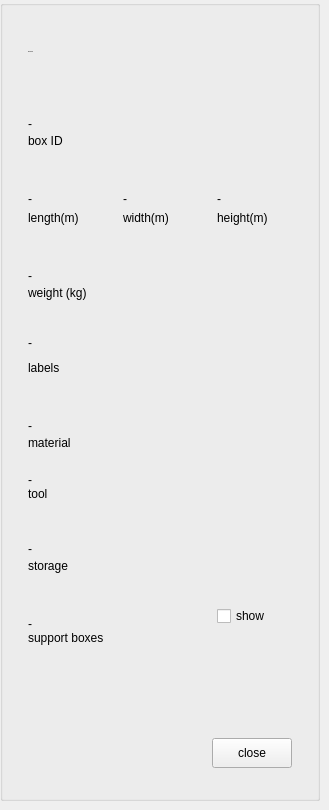
          <widget class="QWidget" name="box">
           <widget class="QGroupBox" name="boxinfo_grp">
            <property name="geometry">
             <rect>
              <x>0</x>
              <y>0</y>
              <width>320</width>
              <height>801</height>
             </rect>
            </property>
            <property name="sizePolicy">
             <sizepolicy hsizetype="Fixed" vsizetype="Expanding">
              <horstretch>0</horstretch>
              <verstretch>0</verstretch>
             </sizepolicy>
            </property>
            <property name="minimumSize">
             <size>
              <width>300</width>
              <height>0</height>
             </size>
            </property>
            <property name="maximumSize">
             <size>
              <width>320</width>
              <height>16777215</height>
             </size>
            </property>
            <property name="title">
             <string/>
            </property>
            <property name="class" stdset="0">
             <string>info_grp</string>
            </property>
            <layout class="QVBoxLayout" name="verticalLayout_2">
             <property name="spacing">
              <number>0</number>
             </property>
             <property name="leftMargin">
              <number>25</number>
             </property>
             <property name="topMargin">
              <number>25</number>
             </property>
             <property name="rightMargin">
              <number>25</number>
             </property>
             <property name="bottomMargin">
              <number>25</number>
             </property>
             <item>
              <layout class="QHBoxLayout" name="horizontalLayout_2">
               <item>
                <widget class="QLabel" name="group_title_3">
                 <property name="sizePolicy">
                  <sizepolicy hsizetype="Preferred" vsizetype="Fixed">
                   <horstretch>0</horstretch>
                   <verstretch>0</verstretch>
                  </sizepolicy>
                 </property>
                 <property name="minimumSize">
                  <size>
                   <width>0</width>
                   <height>40</height>
                  </size>
                 </property>
                 <property name="font">
                  <font>
                   <family>AvenirNext LT Pro Regular</family>
                   <pointsize>-1</pointsize>
                  </font>
                 </property>
                 <property name="text">
                  <string>Box Details</string>
                 </property>
                 <property name="indent">
                  <number>0</number>
                 </property>
                 <property name="class" stdset="0">
                  <string>textTitle</string>
                 </property>
                </widget>
               </item>
              </layout>
             </item>
             <item>
              <spacer name="VS_9">
               <property name="orientation">
                <enum>Qt::Vertical</enum>
               </property>
               <property name="sizeType">
                <enum>QSizePolicy::Fixed</enum>
               </property>
               <property name="sizeHint" stdset="0">
                <size>
                 <width>20</width>
                 <height>30</height>
                </size>
               </property>
              </spacer>
             </item>
             <item>
              <widget class="QLabel" name="boxID_value">
               <property name="sizePolicy">
                <sizepolicy hsizetype="Preferred" vsizetype="Fixed">
                 <horstretch>0</horstretch>
                 <verstretch>0</verstretch>
                </sizepolicy>
               </property>
               <property name="minimumSize">
                <size>
                 <width>0</width>
                 <height>30</height>
                </size>
               </property>
               <property name="text">
                <string>-</string>
               </property>
               <property name="alignment">
                <set>Qt::AlignBottom|Qt::AlignLeading|Qt::AlignLeft</set>
               </property>
               <property name="wordWrap">
                <bool>false</bool>
               </property>
               <property name="indent">
                <number>0</number>
               </property>
               <property name="class" stdset="0">
                <string>textValue</string>
               </property>
              </widget>
             </item>
             <item>
              <widget class="QLabel" name="boxID_label">
               <property name="sizePolicy">
                <sizepolicy hsizetype="Preferred" vsizetype="Fixed">
                 <horstretch>0</horstretch>
                 <verstretch>0</verstretch>
                </sizepolicy>
               </property>
               <property name="minimumSize">
                <size>
                 <width>0</width>
                 <height>20</height>
                </size>
               </property>
               <property name="text">
                <string>box ID</string>
               </property>
               <property name="wordWrap">
                <bool>true</bool>
               </property>
               <property name="class" stdset="0">
                <string>textLabel</string>
               </property>
              </widget>
             </item>
             <item>
              <spacer name="VS_10">
               <property name="orientation">
                <enum>Qt::Vertical</enum>
               </property>
               <property name="sizeType">
                <enum>QSizePolicy::Fixed</enum>
               </property>
               <property name="sizeHint" stdset="0">
                <size>
                 <width>20</width>
                 <height>25</height>
                </size>
               </property>
              </spacer>
             </item>
             <item>
              <layout class="QGridLayout" name="gridLayout_3">
               <property name="sizeConstraint">
                <enum>QLayout::SetMinAndMaxSize</enum>
               </property>
               <property name="horizontalSpacing">
                <number>0</number>
               </property>
               <property name="verticalSpacing">
                <number>2</number>
               </property>
               <item row="1" column="2" alignment="Qt::AlignLeft">
                <widget class="QLabel" name="width_label">
                 <property name="sizePolicy">
                  <sizepolicy hsizetype="Preferred" vsizetype="Fixed">
                   <horstretch>0</horstretch>
                   <verstretch>0</verstretch>
                  </sizepolicy>
                 </property>
                 <property name="minimumSize">
                  <size>
                   <width>60</width>
                   <height>20</height>
                  </size>
                 </property>
                 <property name="text">
                  <string>width(m)</string>
                 </property>
                 <property name="class" stdset="0">
                  <string>textLabel</string>
                 </property>
                </widget>
               </item>
               <item row="0" column="2">
                <widget class="QLabel" name="width_value">
                 <property name="sizePolicy">
                  <sizepolicy hsizetype="Preferred" vsizetype="Fixed">
                   <horstretch>0</horstretch>
                   <verstretch>0</verstretch>
                  </sizepolicy>
                 </property>
                 <property name="minimumSize">
                  <size>
                   <width>60</width>
                   <height>30</height>
                  </size>
                 </property>
                 <property name="text">
                  <string>-</string>
                 </property>
                 <property name="alignment">
                  <set>Qt::AlignBottom|Qt::AlignLeading|Qt::AlignLeft</set>
                 </property>
                 <property name="wordWrap">
                  <bool>true</bool>
                 </property>
                 <property name="indent">
                  <number>0</number>
                 </property>
                 <property name="class" stdset="0">
                  <string>textValue</string>
                 </property>
                </widget>
               </item>
               <item row="0" column="4">
                <widget class="QLabel" name="height_value">
                 <property name="sizePolicy">
                  <sizepolicy hsizetype="Preferred" vsizetype="Fixed">
                   <horstretch>0</horstretch>
                   <verstretch>0</verstretch>
                  </sizepolicy>
                 </property>
                 <property name="minimumSize">
                  <size>
                   <width>60</width>
                   <height>30</height>
                  </size>
                 </property>
                 <property name="text">
                  <string>-</string>
                 </property>
                 <property name="alignment">
                  <set>Qt::AlignBottom|Qt::AlignLeading|Qt::AlignLeft</set>
                 </property>
                 <property name="wordWrap">
                  <bool>true</bool>
                 </property>
                 <property name="indent">
                  <number>0</number>
                 </property>
                 <property name="class" stdset="0">
                  <string>textValue</string>
                 </property>
                </widget>
               </item>
               <item row="0" column="0">
                <widget class="QLabel" name="length_value">
                 <property name="sizePolicy">
                  <sizepolicy hsizetype="Preferred" vsizetype="Fixed">
                   <horstretch>0</horstretch>
                   <verstretch>0</verstretch>
                  </sizepolicy>
                 </property>
                 <property name="minimumSize">
                  <size>
                   <width>60</width>
                   <height>30</height>
                  </size>
                 </property>
                 <property name="text">
                  <string>-</string>
                 </property>
                 <property name="alignment">
                  <set>Qt::AlignBottom|Qt::AlignLeading|Qt::AlignLeft</set>
                 </property>
                 <property name="wordWrap">
                  <bool>true</bool>
                 </property>
                 <property name="indent">
                  <number>0</number>
                 </property>
                 <property name="class" stdset="0">
                  <string>textValue</string>
                 </property>
                </widget>
               </item>
               <item row="1" column="4" alignment="Qt::AlignLeft">
                <widget class="QLabel" name="height_label">
                 <property name="sizePolicy">
                  <sizepolicy hsizetype="Preferred" vsizetype="Fixed">
                   <horstretch>0</horstretch>
                   <verstretch>0</verstretch>
                  </sizepolicy>
                 </property>
                 <property name="minimumSize">
                  <size>
                   <width>60</width>
                   <height>20</height>
                  </size>
                 </property>
                 <property name="text">
                  <string>height(m)</string>
                 </property>
                 <property name="class" stdset="0">
                  <string>textLabel</string>
                 </property>
                </widget>
               </item>
               <item row="1" column="0">
                <widget class="QLabel" name="length_label">
                 <property name="sizePolicy">
                  <sizepolicy hsizetype="Preferred" vsizetype="Fixed">
                   <horstretch>0</horstretch>
                   <verstretch>0</verstretch>
                  </sizepolicy>
                 </property>
                 <property name="minimumSize">
                  <size>
                   <width>60</width>
                   <height>20</height>
                  </size>
                 </property>
                 <property name="maximumSize">
                  <size>
                   <width>90</width>
                   <height>16777215</height>
                  </size>
                 </property>
                 <property name="text">
                  <string>length(m)</string>
                 </property>
                 <property name="class" stdset="0">
                  <string>textLabel</string>
                 </property>
                </widget>
               </item>
               <item row="0" column="1">
                <spacer name="horizontalSpacer_17">
                 <property name="orientation">
                  <enum>Qt::Horizontal</enum>
                 </property>
                 <property name="sizeType">
                  <enum>QSizePolicy::Fixed</enum>
                 </property>
                 <property name="sizeHint" stdset="0">
                  <size>
                   <width>20</width>
                   <height>20</height>
                  </size>
                 </property>
                </spacer>
               </item>
               <item row="0" column="3">
                <spacer name="horizontalSpacer_18">
                 <property name="orientation">
                  <enum>Qt::Horizontal</enum>
                 </property>
                 <property name="sizeType">
                  <enum>QSizePolicy::Fixed</enum>
                 </property>
                 <property name="sizeHint" stdset="0">
                  <size>
                   <width>20</width>
                   <height>20</height>
                  </size>
                 </property>
                </spacer>
               </item>
              </layout>
             </item>
             <item>
              <spacer name="VS_11">
               <property name="orientation">
                <enum>Qt::Vertical</enum>
               </property>
               <property name="sizeType">
                <enum>QSizePolicy::Fixed</enum>
               </property>
               <property name="sizeHint" stdset="0">
                <size>
                 <width>20</width>
                 <height>25</height>
                </size>
               </property>
              </spacer>
             </item>
             <item>
              <widget class="QLabel" name="boxweight_value">
               <property name="sizePolicy">
                <sizepolicy hsizetype="Preferred" vsizetype="Fixed">
                 <horstretch>0</horstretch>
                 <verstretch>0</verstretch>
                </sizepolicy>
               </property>
               <property name="minimumSize">
                <size>
                 <width>0</width>
                 <height>30</height>
                </size>
               </property>
               <property name="text">
                <string>-</string>
               </property>
               <property name="alignment">
                <set>Qt::AlignBottom|Qt::AlignLeading|Qt::AlignLeft</set>
               </property>
               <property name="wordWrap">
                <bool>true</bool>
               </property>
               <property name="indent">
                <number>0</number>
               </property>
               <property name="class" stdset="0">
                <string>textValue</string>
               </property>
              </widget>
             </item>
             <item>
              <widget class="QLabel" name="boxweight_label">
               <property name="sizePolicy">
                <sizepolicy hsizetype="Preferred" vsizetype="Fixed">
                 <horstretch>0</horstretch>
                 <verstretch>0</verstretch>
                </sizepolicy>
               </property>
               <property name="minimumSize">
                <size>
                 <width>0</width>
                 <height>20</height>
                </size>
               </property>
               <property name="text">
                <string>weight (kg)</string>
               </property>
               <property name="class" stdset="0">
                <string>textLabel</string>
               </property>
              </widget>
             </item>
             <item>
              <spacer name="VS_13">
               <property name="orientation">
                <enum>Qt::Vertical</enum>
               </property>
               <property name="sizeType">
                <enum>QSizePolicy::Fixed</enum>
               </property>
               <property name="sizeHint" stdset="0">
                <size>
                 <width>20</width>
                 <height>25</height>
                </size>
               </property>
              </spacer>
             </item>
             <item>
              <layout class="QHBoxLayout" name="horizontalLayout_4">
               <property name="spacing">
                <number>5</number>
               </property>
               <item>
                <widget class="QLabel" name="label_1">
                 <property name="sizePolicy">
                  <sizepolicy hsizetype="Preferred" vsizetype="Minimum">
                   <horstretch>0</horstretch>
                   <verstretch>0</verstretch>
                  </sizepolicy>
                 </property>
                 <property name="minimumSize">
                  <size>
                   <width>50</width>
                   <height>30</height>
                  </size>
                 </property>
                 <property name="text">
                  <string>-</string>
                 </property>
                 <property name="alignment">
                  <set>Qt::AlignLeading|Qt::AlignLeft|Qt::AlignVCenter</set>
                 </property>
                 <property name="wordWrap">
                  <bool>true</bool>
                 </property>
                 <property name="indent">
                  <number>0</number>
                 </property>
                 <property name="class" stdset="0">
                  <string>textValue</string>
                 </property>
                </widget>
               </item>
              </layout>
             </item>
             <item>
              <widget class="QLabel" name="tags_label">
               <property name="sizePolicy">
                <sizepolicy hsizetype="Preferred" vsizetype="Fixed">
                 <horstretch>0</horstretch>
                 <verstretch>0</verstretch>
                </sizepolicy>
               </property>
               <property name="minimumSize">
                <size>
                 <width>0</width>
                 <height>20</height>
                </size>
               </property>
               <property name="text">
                <string>labels</string>
               </property>
               <property name="class" stdset="0">
                <string>textLabel</string>
               </property>
              </widget>
             </item>
             <item>
              <spacer name="VS_12">
               <property name="orientation">
                <enum>Qt::Vertical</enum>
               </property>
               <property name="sizeType">
                <enum>QSizePolicy::Fixed</enum>
               </property>
               <property name="sizeHint" stdset="0">
                <size>
                 <width>20</width>
                 <height>25</height>
                </size>
               </property>
              </spacer>
             </item>
             <item>
              <widget class="QLabel" name="material_value">
               <property name="sizePolicy">
                <sizepolicy hsizetype="Preferred" vsizetype="Fixed">
                 <horstretch>0</horstretch>
                 <verstretch>0</verstretch>
                </sizepolicy>
               </property>
               <property name="minimumSize">
                <size>
                 <width>0</width>
                 <height>30</height>
                </size>
               </property>
               <property name="text">
                <string>-</string>
               </property>
               <property name="alignment">
                <set>Qt::AlignBottom|Qt::AlignLeading|Qt::AlignLeft</set>
               </property>
               <property name="wordWrap">
                <bool>true</bool>
               </property>
               <property name="indent">
                <number>0</number>
               </property>
               <property name="class" stdset="0">
                <string>textValue</string>
               </property>
              </widget>
             </item>
             <item>
              <widget class="QLabel" name="material_label">
               <property name="sizePolicy">
                <sizepolicy hsizetype="Preferred" vsizetype="Fixed">
                 <horstretch>0</horstretch>
                 <verstretch>0</verstretch>
                </sizepolicy>
               </property>
               <property name="minimumSize">
                <size>
                 <width>0</width>
                 <height>20</height>
                </size>
               </property>
               <property name="text">
                <string>material</string>
               </property>
               <property name="class" stdset="0">
                <string>textLabel</string>
               </property>
              </widget>
             </item>
             <item>
              <spacer name="verticalSpacer_2">
               <property name="orientation">
                <enum>Qt::Vertical</enum>
               </property>
               <property name="sizeType">
                <enum>QSizePolicy::Fixed</enum>
               </property>
               <property name="sizeHint" stdset="0">
                <size>
                 <width>20</width>
                 <height>20</height>
                </size>
               </property>
              </spacer>
             </item>
             <item>
              <widget class="QLabel" name="tool_value">
               <property name="text">
                <string>-</string>
               </property>
               <property name="class" stdset="0">
                <string>textValue</string>
               </property>
              </widget>
             </item>
             <item>
              <widget class="QLabel" name="tool_label">
               <property name="text">
                <string>tool</string>
               </property>
               <property name="class" stdset="0">
                <string>textLabel</string>
               </property>
              </widget>
             </item>
             <item>
              <spacer name="VS_16">
               <property name="orientation">
                <enum>Qt::Vertical</enum>
               </property>
               <property name="sizeType">
                <enum>QSizePolicy::Fixed</enum>
               </property>
               <property name="sizeHint" stdset="0">
                <size>
                 <width>20</width>
                 <height>25</height>
                </size>
               </property>
              </spacer>
             </item>
             <item>
              <widget class="QLabel" name="storage_value">
               <property name="sizePolicy">
                <sizepolicy hsizetype="Preferred" vsizetype="Fixed">
                 <horstretch>0</horstretch>
                 <verstretch>0</verstretch>
                </sizepolicy>
               </property>
               <property name="minimumSize">
                <size>
                 <width>0</width>
                 <height>30</height>
                </size>
               </property>
               <property name="text">
                <string>-</string>
               </property>
               <property name="alignment">
                <set>Qt::AlignBottom|Qt::AlignLeading|Qt::AlignLeft</set>
               </property>
               <property name="wordWrap">
                <bool>true</bool>
               </property>
               <property name="indent">
                <number>0</number>
               </property>
               <property name="class" stdset="0">
                <string>textValue</string>
               </property>
              </widget>
             </item>
             <item>
              <widget class="QLabel" name="storage_label">
               <property name="sizePolicy">
                <sizepolicy hsizetype="Preferred" vsizetype="Fixed">
                 <horstretch>0</horstretch>
                 <verstretch>0</verstretch>
                </sizepolicy>
               </property>
               <property name="minimumSize">
                <size>
                 <width>0</width>
                 <height>20</height>
                </size>
               </property>
               <property name="text">
                <string>storage</string>
               </property>
               <property name="class" stdset="0">
                <string>textLabel</string>
               </property>
              </widget>
             </item>
             <item>
              <spacer name="VS_14">
               <property name="orientation">
                <enum>Qt::Vertical</enum>
               </property>
               <property name="sizeType">
                <enum>QSizePolicy::Fixed</enum>
               </property>
               <property name="sizeHint" stdset="0">
                <size>
                 <width>20</width>
                 <height>25</height>
                </size>
               </property>
              </spacer>
             </item>
             <item>
              <layout class="QHBoxLayout" name="horizontalLayout_3">
               <property name="spacing">
                <number>0</number>
               </property>
               <item>
                <widget class="QLabel" name="support_value">
                 <property name="sizePolicy">
                  <sizepolicy hsizetype="Preferred" vsizetype="Fixed">
                   <horstretch>0</horstretch>
                   <verstretch>0</verstretch>
                  </sizepolicy>
                 </property>
                 <property name="minimumSize">
                  <size>
                   <width>0</width>
                   <height>30</height>
                  </size>
                 </property>
                 <property name="text">
                  <string>-</string>
                 </property>
                 <property name="alignment">
                  <set>Qt::AlignBottom|Qt::AlignLeading|Qt::AlignLeft</set>
                 </property>
                 <property name="wordWrap">
                  <bool>true</bool>
                 </property>
                 <property name="indent">
                  <number>0</number>
                 </property>
                 <property name="class" stdset="0">
                  <string>textValue</string>
                 </property>
                </widget>
               </item>
               <item>
                <spacer name="HS_13">
                 <property name="orientation">
                  <enum>Qt::Horizontal</enum>
                 </property>
                 <property name="sizeType">
                  <enum>QSizePolicy::Fixed</enum>
                 </property>
                 <property name="sizeHint" stdset="0">
                  <size>
                   <width>40</width>
                   <height>20</height>
                  </size>
                 </property>
                </spacer>
               </item>
               <item>
                <widget class="QCheckBox" name="checkBox_support">
                 <property name="sizePolicy">
                  <sizepolicy hsizetype="Fixed" vsizetype="Fixed">
                   <horstretch>0</horstretch>
                   <verstretch>0</verstretch>
                  </sizepolicy>
                 </property>
                 <property name="minimumSize">
                  <size>
                   <width>75</width>
                   <height>0</height>
                  </size>
                 </property>
                 <property name="text">
                  <string>show</string>
                 </property>
                </widget>
               </item>
              </layout>
             </item>
             <item>
              <widget class="QLabel" name="support_label">
               <property name="sizePolicy">
                <sizepolicy hsizetype="Preferred" vsizetype="Fixed">
                 <horstretch>0</horstretch>
                 <verstretch>0</verstretch>
                </sizepolicy>
               </property>
               <property name="text">
                <string>support boxes</string>
               </property>
               <property name="class" stdset="0">
                <string>textLabel</string>
               </property>
              </widget>
             </item>
             <item>
              <spacer name="verticalSpacer_5">
               <property name="orientation">
                <enum>Qt::Vertical</enum>
               </property>
               <property name="sizeType">
                <enum>QSizePolicy::Expanding</enum>
               </property>
               <property name="sizeHint" stdset="0">
                <size>
                 <width>20</width>
                 <height>20</height>
                </size>
               </property>
              </spacer>
             </item>
             <item>
              <layout class="QHBoxLayout" name="horizontalLayout_5">
               <item>
                <spacer name="horizontalSpacer_13">
                 <property name="orientation">
                  <enum>Qt::Horizontal</enum>
                 </property>
                 <property name="sizeHint" stdset="0">
                  <size>
                   <width>40</width>
                   <height>20</height>
                  </size>
                 </property>
                </spacer>
               </item>
               <item>
                <widget class="QToolButton" name="closeBtn">
                 <property name="sizePolicy">
                  <sizepolicy hsizetype="Fixed" vsizetype="Fixed">
                   <horstretch>0</horstretch>
                   <verstretch>0</verstretch>
                  </sizepolicy>
                 </property>
                 <property name="minimumSize">
                  <size>
                   <width>80</width>
                   <height>30</height>
                  </size>
                 </property>
                 <property name="maximumSize">
                  <size>
                   <width>80</width>
                   <height>30</height>
                  </size>
                 </property>
                 <property name="text">
                  <string>close</string>
                 </property>
                 <property name="icon">
                  <iconset resource="../deps/resources/resource.qrc">
                   <normaloff>:/images/close_en.png</normaloff>:/images/close_en.png</iconset>
                 </property>
                 <property name="iconSize">
                  <size>
                   <width>20</width>
                   <height>20</height>
                  </size>
                 </property>
                 <property name="toolButtonStyle">
                  <enum>Qt::ToolButtonTextBesideIcon</enum>
                 </property>
                 <property name="class" stdset="0">
                  <string>QToolButton3</string>
                 </property>
                </widget>
               </item>
              </layout>
             </item>
             <item>
              <spacer name="verticalSpacer_9">
               <property name="orientation">
                <enum>Qt::Vertical</enum>
               </property>
               <property name="sizeType">
                <enum>QSizePolicy::Fixed</enum>
               </property>
               <property name="sizeHint" stdset="0">
                <size>
                 <width>20</width>
                 <height>5</height>
                </size>
               </property>
              </spacer>
             </item>
            </layout>
           </widget>
          </widget>
